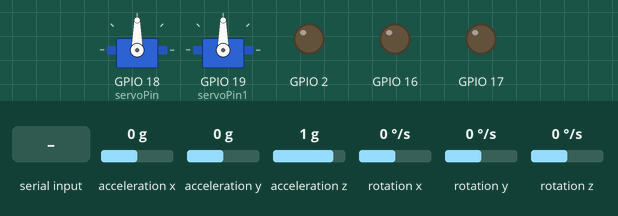
This sketch was run on a simulated ESP32. Parts: 2 × servo, output pins drawn as LEDs (lit = HIGH). The inputs (shaded band) are chosen by the test bench; at power-on: acceleration x 0 g, acceleration y 0 g, acceleration z 1 g, rotation x 0 °/s, rotation y 0 °/s, rotation z 0 °/s. Nothing arrives over Bluetooth unless stated; what the sketch prints to the serial monitor is not drawn.

Above: at 1.2 s.
1.3 s: "t" received over the second serial link
At 2.5 s:
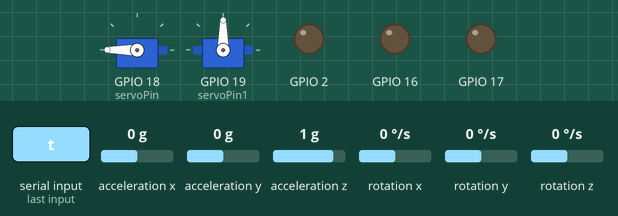
2.8 s: "l" received over the second serial link
At 3.7 s:
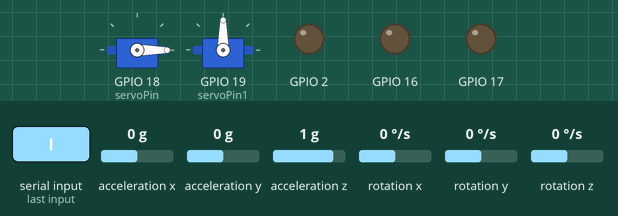
4.3 s: "L" received over the second serial link
At 4.9 s:
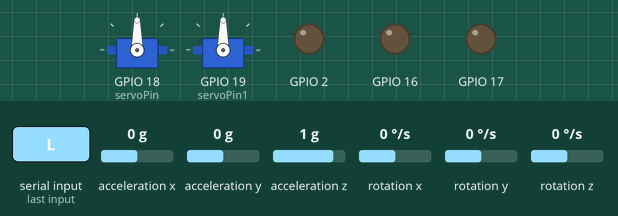
Timing chart, 0 to 7.3 s (numbered marks = the images above; inputs shaded):
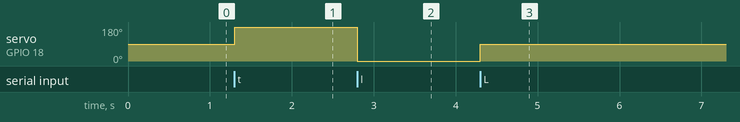

Measured:
- after the input at 1.3 s, servo on GPIO 18 (servoPin): 90° → 180° at once
- after the input at 2.8 s, servo on GPIO 18 (servoPin): 180° → 0° at once
- after the input at 4.3 s, servo on GPIO 18 (servoPin): 0° → 90° at once

The sketch:

xcb.ino
```cpp
#include <MPU6050_tockn.h>
#include <Wire.h>
#include <EEPROM.h>

MPU6050 mpu6050(Wire);

#include <ESP32Servo.h>
  Servo myServo;
  Servo myServo1;
  const int servoPin = 18;
  const int servoPin1 = 19;
  int goc=90;

#include "BluetoothSerial.h"
String device_name = "ESP32-BT-Slave";
#if !defined(CONFIG_BT_ENABLED) || !defined(CONFIG_BLUEDROID_ENABLED)
#error Bluetooth is not enabled! Please run `make menuconfig` to and enable it
#endif
#if !defined(CONFIG_BT_SPP_ENABLED)
#error Serial Port Profile for Bluetooth is not available or not enabled. It is only available for the ESP32 chip.
#endif
BluetoothSerial SerialBT;
char c;

struct Offsets {
    int16_t AcX;
    int16_t AcY;
    int16_t AcZ;
    int ID;
};
Offsets offsets;

int timecurrent,timepre;
int looptime=10;
int dungthang=1;
float alpha=0.4;
float preGyroX=0;
float gyroX=0;
float angleX=0;
float preangleX=0;
//200, 10, 0.1
float K1=172, K2=4.17,K3=0.00005;
int pwm=0;
float targetAngle = 0;
float integral = 0;
float integralPart;
float derivative;
float error, lastError = 0;
float ANGLE_FIXRATE_1 = 1;
unsigned long dt;
unsigned long timee = 0;
float time_delta;

hw_timer_t *timer = NULL;
volatile bool timerFlag = false;
void IRAM_ATTR onTimer() {
  dc();
}

void setup() {
  Serial.begin(115200);
  pinMode(32,INPUT);
  pinMode(34,INPUT);
  pinMode(35,INPUT);
  pinMode(17,OUTPUT);
  pinMode(16,OUTPUT);
  pinMode(2,OUTPUT);
  myServo.attach(servoPin);
  myServo1.attach(servoPin1);
  Wire.setClock(400000);
  Wire.begin();
  mpu6050.begin();
  SerialBT.begin(device_name);
  mpu6050.setGyroOffsets(-0.6,1.51,-0.18);
  timer = timerBegin(200000);
  timerAlarm(timer, 1000, true, 0);
  timerAttachInterrupt(timer, onTimer);
  timerStart(timer);
}

void loop() {
    ble();
  unsigned long now = millis();
  dt = now - timee;
   timee = now;
  time_delta = dt / 1000.0;
  mpu6050.update();
  getdata();
   checkgoc();
    if(dungthang==1)
    {

            if(angleX < targetAngle){
            targetAngle += ANGLE_FIXRATE_1 * time_delta;
            }
            else if(angleX > targetAngle){
            targetAngle -= ANGLE_FIXRATE_1 * time_delta;
            }
            error = targetAngle-angleX;
            Serial.print(angleX);
            Serial.print(",");
            Serial.print(targetAngle);
            Serial.println(",");
             Serial.print(pwm);
            Serial.println(",");
          integral += (error * time_delta);
          derivative = (error - lastError) / (time_delta);
          pwm = constrain(K1*error+K2*derivative+K3*integralPart,-255,255);
          lastError=error;
    }
    else if(dungthang==0){pwm=0;}
}
```

TUNING.ino
```cpp
void tuning()
{
  K1=map(analogRead(32),0,4095,0,100);
  K2=map(analogRead(35),0,4095,0,100);
  K3=map(analogRead(34),0,4095,0,100);
}
void dc()
{
  if(pwm<0)
  {
    digitalWrite(17,1);
    digitalWrite(16,0);
    analogWriteFrequency(2,20000);
    analogWrite(2,abs(pwm));
  }
  else if(pwm>0)
  {
    digitalWrite(17,0);
    digitalWrite(16,1);
    analogWriteFrequency(2,20000);
    analogWrite(2,abs(pwm));
  }
  else if(pwm==0)
  {
    digitalWrite(17,0);
    digitalWrite(16,0);
  }
}
```

checkgoc.ino
```cpp
void checkgoc()
{
  if(abs(mpu6050.getAngleX())<0.4) {dungthang=1;}
  else if(abs(mpu6050.getAngleX())>10){dungthang=0;}
}
void getdata()
{
  angleX=mpu6050.getAngleX();
  gyroX=mpu6050.getGyroX();
}
void ble()
{
    c = SerialBT.read();
  if(c=='t'){myServo.write(180);  }
  else if(c=='l'){myServo.write(0);  }
    else if(c=='L'){myServo.write(90);  }
      else if(c=='T'){myServo.write(90);  }
  else if(c=='a'){goc=goc+5;myServo1.write(goc);  }
  else if(c=='p'){goc=goc-5;myServo1.write(goc);   }
}
void saveOffsets() {
    EEPROM.put(0, offsets);  // Lưu offsets vào địa chỉ 0
    EEPROM.commit();         // Lưu thay đổi vào EEPROM
}
void loadOffsets() {
    EEPROM.get(0, offsets);  // Đọc offsets từ địa chỉ 0
    if (offsets.ID != 35) {  // Kiểm tra ID để xác nhận giá trị hợp lệ
        // Nếu không hợp lệ, bạn có thể thiết lập giá trị mặc định hoặc yêu cầu cali
        offsets.AcX = 0;
        offsets.AcY = 0;
        offsets.AcZ = 0;
        offsets.ID = 35;   // Đặt ID để xác nhận rằng giá trị đã được lưu
        saveOffsets();     // Lưu lại giá trị mới
    }
}
```
